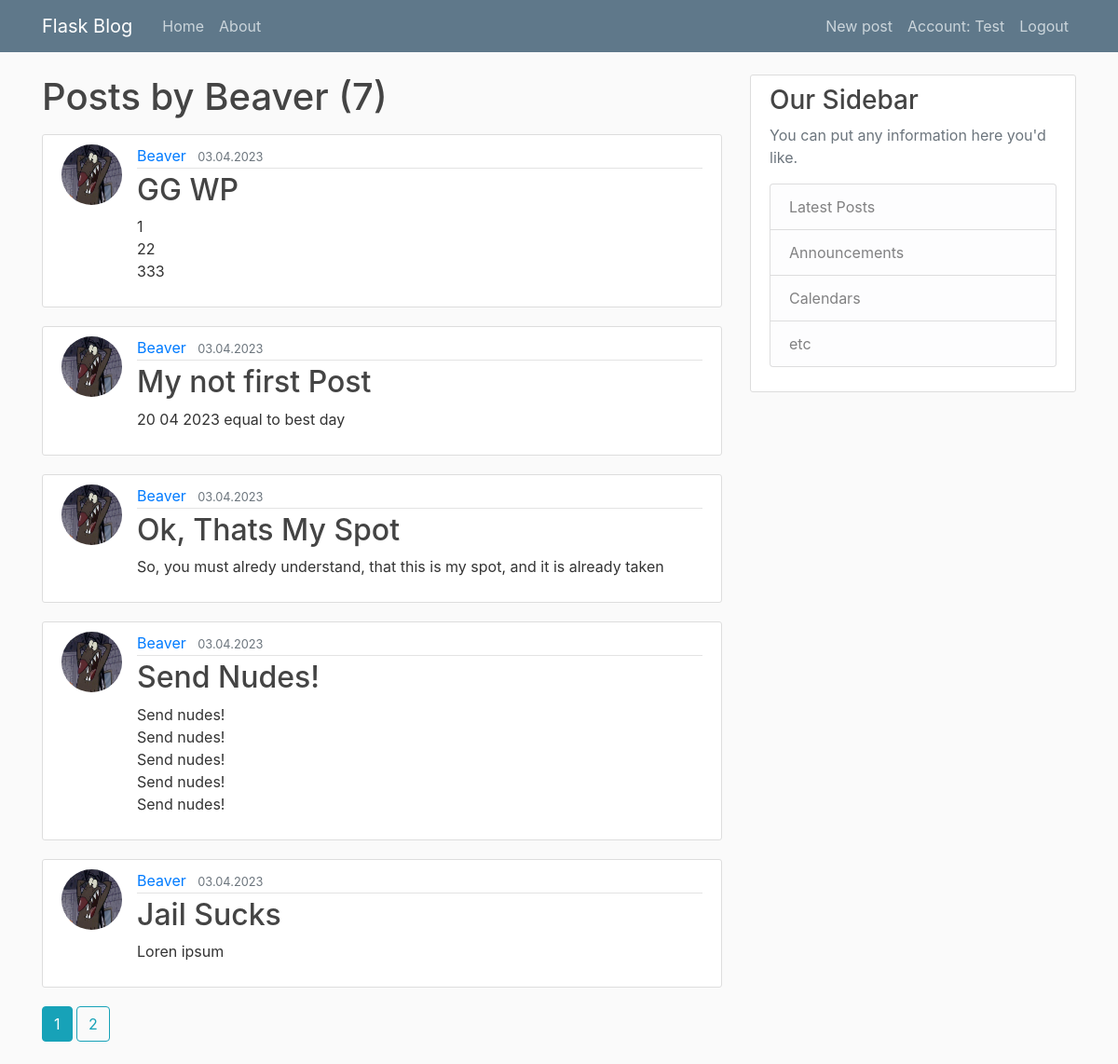
The page /user/Beaver (signed in) on the database its author committed.
### flaskblog/models.py (models this page shows, shortened)
class User(db.Model, UserMixin):
    id = db.Column(db.Integer, primary_key=True)
    username = db.Column(db.String(20), unique=True, nullable=False)
    email = db.Column(db.String(120), unique=True, nullable=False)
    image_file = db.Column(db.String(20), nullable=False, default='default.jpg')
    password = db.Column(db.String(60), nullable=False)
    posts = db.relationship('Post', backref='author', lazy=True)

class Post(db.Model):
    id = db.Column(db.Integer, primary_key=True)
    title = db.Column(db.String(100), nullable=False)
    date_posted = db.Column(db.DateTime, nullable=False, default=datetime.utcnow())
    content = db.Column(db.Text, nullable=False)
    user_id = db.Column(db.Integer, db.ForeignKey('user.id'), nullable=False)

### flaskblog/users/routes.py (the view)
@users.route("/user/<string:username>")
def user_posts(username):
    page = request.args.get('page', 1, type=int)
    user = User.query.filter_by(username=username).first_or_404()
    posts = Post.query.filter_by(author=user).order_by(Post.date_posted.desc()).paginate(page=page, per_page=5)
    return render_template('user_posts.html', posts=posts, user=user)

### flaskblog/models.py (called while the page is built)
@login_manager.user_loader
def load_user(user_id):
    return User.query.get(int(user_id))

### flaskblog/templates/user_posts.html (shortened to what this page needs)
{% extends "layouts.html" %}
{% block content%}
    <h1 class="mb-3">Posts by {{ user.username }} ({{ posts.total }})</h1>
    {% for post in posts.items %}
        <article class="media content-section">
        <img class="rounded-circle article-img" src="{{ url_for('static', filename='profile_pics/' + post.author.image_file) }}">
          <div class="media-body">
            <div class="article-metadata">
              <a class="mr-2" href="{{ url_for('users.user_posts', username=post.author.username) }}">{{ post.author.username }}</a>
              <small class="text-muted">{{ post.date_posted.strftime('%d.%m.%Y') }}</small>
            </div>
            <h2><a class="article-title" href="{{ url_for('posts.post', post_id=post.id) }}">{{ post.title }}</a></h2>
            <p class="article-content">{{ post.content }}</p>
          </div>
        </article>
    {% endfor %}
    {% for page_num in posts.iter_pages(left_edge=1, right_edge=1, left_current=1, right_current=1) %}
        {% if page_num %}
            {% if posts.page == page_num %}
                <a class="btn btn-info mb-4"  href="{{ url_for('users.user_posts', username=user.username, page=page_num) }}">{{ page_num }}</a>
            {% else %}
                <a class="btn btn-outline-info mb-4"  href="{{ url_for('users.user_posts', username=user.username, page=page_num) }}">{{ page_num }}</a>
            {% endif %}
        {% endif %}
    {% endfor %}
{% endblock content %}

### flaskblog/templates/layouts.html (shortened to what this page needs)
<!DOCTYPE html>
<html lang="en">
<head>
    <link rel="stylesheet" href="https://maxcdn.bootstrapcdn.com/bootstrap/4.0.0/css/bootstrap.min.css">
    <link rel="stylesheet" type="text/css" href="{{ url_for('static', filename='main.css') }}">
</head>
<body>
    <header class="site-header">
      <nav class="navbar navbar-expand-md navbar-dark bg-steel fixed-top">
        <div class="container">
          <div class="collapse navbar-collapse" id="navbarToggle">
            <a class="navbar-brand mr-4" href="{{ url_for('main.home') }}">Flask Blog</a>
            <div class="navbar-nav mr-auto ">
              <a class="nav-item nav-link" href="{{ url_for('main.home') }}">Home</a>
              <a class="nav-item nav-link" href="/about">About</a>
            </div>
            <div class="navbar-nav">
                {% if current_user.is_authenticated %}
                    <a class="nav-item nav-link" href="{{ url_for('posts.new_post') }}">New post</a>
                    <a class="nav-item nav-link" href="{{ url_for('users.account') }}">Account: {{ current_user.username }}</a>
                    <a class="nav-item nav-link" href="{{ url_for('users.logout') }}">Logout</a>
                {% else %}
                    <a class="nav-item nav-link" href="{{ url_for('users.login') }}">Login</a>
                    <a class="nav-item nav-link" href="{{ url_for('users.register') }}">Register</a>
                {% endif %}
            </div>
          </div>
        </div>
      </nav>
    </header>
    <main role="main" class="container">
      <div class="row">
        <div class="col-md-8">
            {% block content %}{% endblock %}
        </div>
        <div class="col-md-4">
          <div class="content-section">
            <h3>Our Sidebar</h3>
            <p class='text-muted'>You can put any information here you'd like.
              <ul class="list-group">
                <li class="list-group-item list-group-item-light">Latest Posts</li>
                <li class="list-group-item list-group-item-light">Announcements</li>
                <li class="list-group-item list-group-item-light">Calendars</li>
                <li class="list-group-item list-group-item-light">etc</li>
              </ul>
            </p>
          </div>
        </div>
      </div>
    </main>
</body>
</html>

### flaskblog/static/main.css (style rules this page uses)
body { background: #fafafa; color: #333333; margin-top: 5rem; }
h1, h2, h3, h4, h5, h6 { color: #444444; }
.bg-steel { background-color: #5f788a; }
.site-header .navbar-nav .nav-link { color: #cbd5db; }
.content-section { background: #ffffff; padding: 10px 20px; border: 1px solid #dddddd; border-radius: 3px; margin-bottom: 20px; }
.article-title { color: #444444; }
.article-content { white-space: pre-line; }
.article-img { height: 65px; width: 65px; margin-right: 16px; }
.article-metadata { padding-bottom: 1px; margin-bottom: 4px; border-bottom: 1px solid #e3e3e3 }

### rows shown on the page
User: username "Test"
User: username "Beaver"
Post: image_file (placeholder picture), author.username "Beaver", date_posted "03.04.2023", title "GG WP", content "1 22 333"
Post: image_file (placeholder picture), author.username "Beaver", date_posted "03.04.2023", title "My not first Post", content "20 04 2023 equal to best day"
Post: image_file (placeholder picture), author.username "Beaver", date_posted "03.04.2023", title "Ok, Thats My Spot", content "So, you must alredy understand, that this is my spot, and it is already taken"
Post: image_file (placeholder picture), author.username "Beaver", date_posted "03.04.2023", title "Send Nudes!", content "Send nudes! Send nudes! Send nudes! Send nudes! Send nudes!"
Post: image_file (placeholder picture), author.username "Beaver", date_posted "03.04.2023", title "Jail Sucks", content "Loren ipsum"

### other values the page prints
{{ posts.total }} "7"
{{ page_num }} "1"
{{ page_num }} "2"
